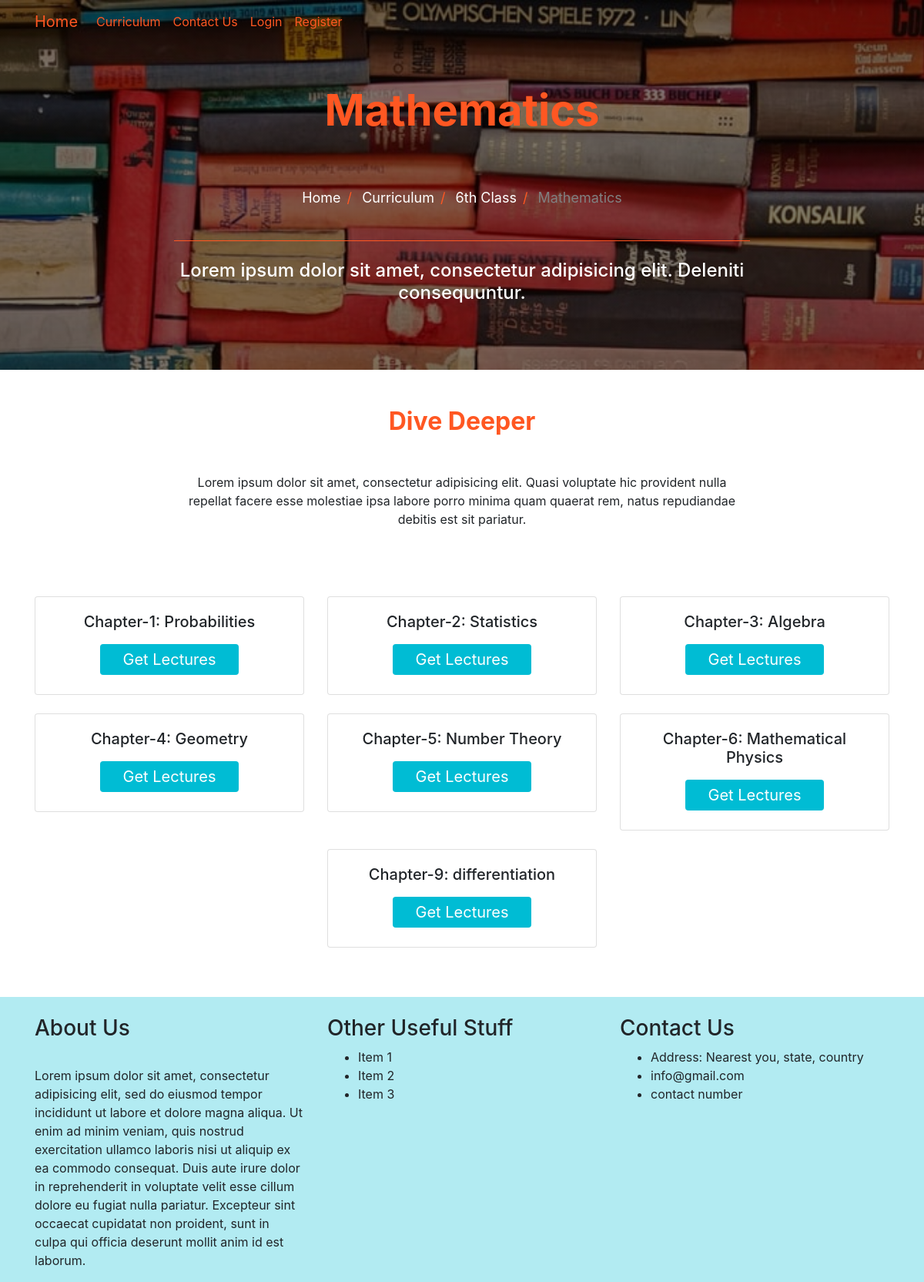
Screenshot of /curriculum/6th-class/6-mathematics/ with the database file from the repository.
### curriculum/models.py (models this page shows, shortened)
class Subject(models.Model):
    subject_id = models.CharField(max_length=100, unique=True)
    name = models.CharField(max_length=100)
    slug = models.SlugField(null=True, blank=True)
    standard = models.ForeignKey(Standard, on_delete=models.CASCADE, related_name='subjects')
    image = models.ImageField(upload_to=save_subject_image, blank=True, verbose_name='Subject Image')
    description = models.TextField(max_length=500,blank=True)

class Standard(models.Model):
    name = models.CharField(max_length=100, unique=True)
    slug = models.SlugField(null=True, blank=True)
    description = models.TextField(max_length=500,blank=True)
    def __str__(self):
        return self.name

class Lesson(models.Model):
    lesson_id = models.CharField(max_length=100, unique=True)
    Standard = models.ForeignKey(Standard, on_delete=models.CASCADE)
    created_by = models.ForeignKey(User,on_delete=models.CASCADE)
    created_at = models.DateTimeField(auto_now_add=True)
    subject = models.ForeignKey(Subject, on_delete=models.CASCADE,related_name='lessons')
    name = models.CharField(max_length=250)
    position = models.PositiveSmallIntegerField(verbose_name="Chapter no.")
    slug = models.SlugField(null=True, blank=True)
    video = models.FileField(upload_to=save_lesson_files,verbose_name="Video", blank=True, null=True)
    ppt = models.FileField(upload_to=save_lesson_files,verbose_name="Presentations", blank=True)
    Notes = models.FileField(upload_to=save_lesson_files,verbose_name="Notes", blank=True)
    class Meta:
        ordering = ['position']

### curriculum/views.py (the view)
# urls.py: path('<str:standard>/<slug:slug>/', views.LessonListView.as_view(), name='lesson_list'),
class LessonListView(DetailView):
    context_object_name = 'subjects'
    model = Subject
    template_name = 'curriculum/lesson_list_view.html'

### curriculum/templates/curriculum/lesson_list_view.html (shortened to what this page needs)
{% extends 'base.html' %}
{% load static %}
{% block image_block %}
<header class="info-header">
  <div id="page-intro" class="container-fluid d-flex align-items-center justify-content-center ">
    <div class="row d-flex justify-content-center text-center">
      <div class="col-md-10 text-white">
        <h2 class="display-4 font-weight-bold  p-5 " style="color:#ff5722;" > {{subjects.name}} </h2>
        <div class="row d-flex justify-content-center text-center">
          <ul class="breadcrumb">
            <li><a href="{% url 'index' %}">Home</a></li>
            <li><a href="{% url 'curriculum:standard_list' %}">Curriculum</a></li>
            <li><a href="{% url 'curriculum:subject_list' slug=subjects.standard.slug %}">{{subjects.standard}}</a></li>
            <li class="disabled-text" >{{subjects.name}}</li>
          </ul>
        </div>
        <hr style="color:#ff5722;">
        <h4 class="white-text my-4">Lorem ipsum dolor sit amet, consectetur adipisicing elit.
                  Deleniti
                  consequuntur.</h4>
  </div>
</header>
{% endblock %}
{% block content %}
<section id="best-features" class="text-center">
              <h2 class="mb-5 mt-5 font-weight-bold" style="color:#ff5722;">Dive Deeper</h2>
              <div class="row d-flex justify-content-center mb-4">
                <div class="col-md-8 mb-5">
                  <p class="grey-text">Lorem ipsum dolor sit amet, consectetur adipisicing elit. Quasi voluptate
                                    hic
                                    provident nulla repellat
                                    facere esse molestiae ipsa labore porro minima quam quaerat rem, natus repudiandae debitis
                                    est
                                    sit pariatur.</p>
                </div>
              </div>
              <div class="row d-flex justify-content-center mb-3">
                {% for lesson in subjects.lessons.all %}
                <div class="col-sm-4 mb-4">
                  <div class="card box-shadow-hover">
                    <div class="card-body">
                      <h5 class="card-title">Chapter-{{lesson.position}}: {{lesson.name}}</h5>
                      <a href="{% url 'curriculum:lesson_detail' slug=lesson.slug subject=subjects.slug standard=lesson.Standard.slug %}" >
                      <button type="button" class="button-les"><span>Get Lectures</span></button>
                      </a>
                    </div>
                  </div>
                </div>
                {% endfor %}
              </div>
</section>
{%endblock%}

### templates/base.html (shortened to what this page needs)
<!DOCTYPE html>
<html lang="en" dir="ltr">
  <head>
    {% load static %}
    <link rel="stylesheet" href="https://stackpath.bootstrapcdn.com/bootstrap/4.5.2/css/bootstrap.min.css">
    <link rel="stylesheet" href="{% static 'css/master_css.css' %}">
  </head>
  <body>
              <nav class="navbar navbar-expand-lg  navbar-light bg-light fixed-top scrolling-navbar">
                <div class="container" >
                      <a class="navbar-brand" href="{% url 'index' %}" style="color:#ff5722;" >Home</a>
                      <div class="collapse navbar-collapse" id="basicExampleNav" >
                        <ul class=" navbar-nav  mr-auto smooth-scroll " >
                                <li class="nav-item">
                                   <a class="nav-link" href="{% url 'curriculum:standard_list' %}">Curriculum</a>
                                </li>
                                <li class="nav-item">
                                   <a class="nav-link" href="{% url 'contact' %}">Contact Us</a>
                                </li>
                                {% if user.is_authenticated %}
                                    <li class="nav-item  ">
                                     <a class="nav-link" href="{% url 'user_logout' %}">Logout</a>
                                    </li>
                                {% else %}
                                    <li class="nav-item ">
                                        <a class="nav-link" href="{% url 'user_login' %}">Login</a>
                                    </li>
                                    <li class="nav-item " >
                                       <a class="nav-link" href="{% url 'register' %}">Register</span> </a>
                                    </li>
                                {% endif %}
                        </ul>
                      </div>
                </div>
              </nav>
          {% block image_block %}
          {% endblock %}
    <div class="container">
        {%block content%}
        {%endblock%}
    </div>
    <footer class="page-footer" style="background-color:#b2ebf2;">
      <div class="container">
        <div class="row mt-4">
                  <div class="col-md-4 mt-4">
                            <h3>About Us</h3> <br>
                            <p>Lorem ipsum dolor sit amet, consectetur adipisicing elit, sed do eiusmod tempor incididunt ut labore et dolore magna aliqua. Ut enim ad minim veniam, quis nostrud exercitation ullamco laboris nisi ut aliquip ex ea commodo consequat. Duis aute irure dolor in reprehenderit in voluptate velit esse cillum dolore eu fugiat nulla pariatur. Excepteur sint occaecat cupidatat non proident, sunt in culpa qui officia deserunt mollit anim id est laborum.</p>
                  </div>
                  <div class="col-md-4 mt-4">
                            <h3>Other Useful Stuff</h3>
                            <ul>
                              <li>Item 1</li>
                              <li>Item 2</li>
                              <li>Item 3</li>
                            </ul>
                  </div>
                  <div class="col-md-4 mt-4">
                            <h3>Contact Us</h3>
                            <ul>
                              <li>Address: Nearest you, state, country</li>
                              <li>info@gmail.com</li>
                              <li>contact number</li>
                            </ul>
                  </div>
        </div>
      </div>
    </footer>
  </body>
</html>

### static/css/master_css.css (style rules this page uses)
html, body, header, #intro { height: 100%; }
.bg-light { background-color: transparent !important; transition: 0.5s ease; }
.navbar-light .navbar-nav .nav-link { color: #ff5722; }
.navbar-light .nav-link { color: #ff5722; }
.navbar-expand-lg { background-color: #b2ebf2; }
.text-white { color: white; }
hr { border-color: inherit; }
.info-header { height: 60%; }
#page-intro { height: 100%; }
#page-intro { background: linear-gradient(rgba(0, 0, 0, 0.5), rgba(0, 0, 0, 0.5)), url("../Images/home_background.jpg") no-repeat center center fixed; -webkit-background-size: cover; -moz-background-size: cover; -o-background-size: cover; background-size: cover; }
ul.breadcrumb { padding: 10px 16px; list-style: none; background-color: transparent; }
ul.breadcrumb li { display: inline; font-size: 18px; }
ul.breadcrumb li + li:before { padding: 8px; color: #ff5722; content: "/\00a0"; }
ul.breadcrumb li a { color: white; text-decoration: none; }
.disabled-text { color: gray; }
.button-les { border-radius: 4px; background-color: #00bcd4; border: none; color: #ffffff; text-align: center; font-size: 20px; padding: 5px; width: 180px; transition: all 0.5s; cursor: pointer; margin: 5px; }
.button-les span { cursor: pointer; display: inline-block; position: relative; transition: 0.5s; }
.button-les span:after { content: "\00bb"; position: absolute; opacity: 0; top: 0; right: -20px; transition: 0.5s; }

### rows the page displays
Subject: name "Mathematics", standard "6th Class"
Lesson: position "1", name "Probabilities"
Lesson: position "2", name "Statistics"
Lesson: position "3", name "Algebra"
Lesson: position "4", name "Geometry"
Lesson: position "5", name "Number Theory"
Lesson: position "6", name "Mathematical Physics"
Lesson: position "9", name "differentiation"
